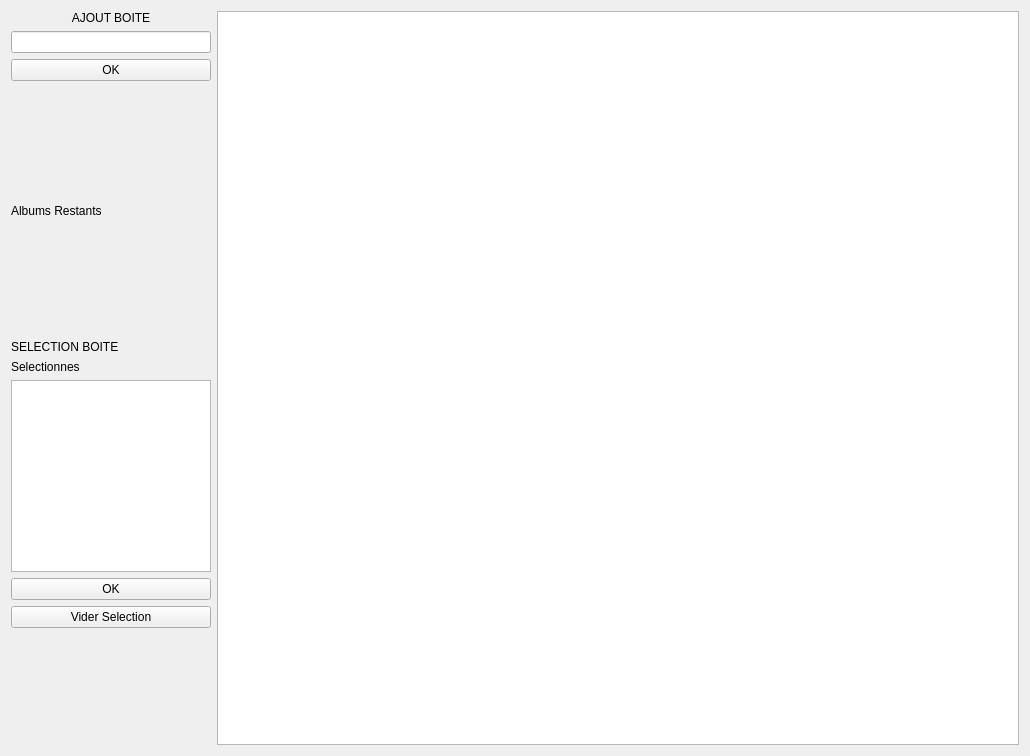
<?xml version="1.0" encoding="UTF-8"?>
<ui version="4.0">
 <class>OngletListe</class>
 <widget class="QWidget" name="OngletListe">
  <property name="geometry">
   <rect>
    <x>0</x>
    <y>0</y>
    <width>1030</width>
    <height>756</height>
   </rect>
  </property>
  <property name="windowTitle">
   <string>Form</string>
  </property>
  <layout class="QHBoxLayout" name="horizontalLayout">
   <item>
    <layout class="QVBoxLayout" name="verticalLayout">
     <item>
      <widget class="QLabel" name="label">
       <property name="maximumSize">
        <size>
         <width>200</width>
         <height>100</height>
        </size>
       </property>
       <property name="text">
        <string>AJOUT BOITE</string>
       </property>
       <property name="alignment">
        <set>Qt::AlignCenter</set>
       </property>
      </widget>
     </item>
     <item>
      <widget class="QLineEdit" name="AjoutBoite">
       <property name="maximumSize">
        <size>
         <width>200</width>
         <height>16777215</height>
        </size>
       </property>
      </widget>
     </item>
     <item>
      <widget class="QPushButton" name="OkAjout">
       <property name="maximumSize">
        <size>
         <width>200</width>
         <height>16777215</height>
        </size>
       </property>
       <property name="text">
        <string>OK</string>
       </property>
      </widget>
     </item>
     <item>
      <spacer name="verticalSpacer_5">
       <property name="orientation">
        <enum>Qt::Vertical</enum>
       </property>
       <property name="sizeHint" stdset="0">
        <size>
         <width>20</width>
         <height>40</height>
        </size>
       </property>
      </spacer>
     </item>
     <item>
      <widget class="QLabel" name="Restants">
       <property name="text">
        <string>Albums Restants</string>
       </property>
      </widget>
     </item>
     <item>
      <spacer name="verticalSpacer">
       <property name="orientation">
        <enum>Qt::Vertical</enum>
       </property>
       <property name="sizeHint" stdset="0">
        <size>
         <width>20</width>
         <height>40</height>
        </size>
       </property>
      </spacer>
     </item>
     <item>
      <widget class="QLabel" name="label_3">
       <property name="maximumSize">
        <size>
         <width>200</width>
         <height>16777215</height>
        </size>
       </property>
       <property name="text">
        <string>SELECTION BOITE</string>
       </property>
      </widget>
     </item>
     <item>
      <widget class="QLabel" name="Selectionnes">
       <property name="maximumSize">
        <size>
         <width>200</width>
         <height>16777215</height>
        </size>
       </property>
       <property name="text">
        <string>Selectionnes</string>
       </property>
      </widget>
     </item>
     <item>
      <widget class="QListWidget" name="ListeBoite">
       <property name="maximumSize">
        <size>
         <width>200</width>
         <height>16777215</height>
        </size>
       </property>
      </widget>
     </item>
     <item>
      <widget class="QPushButton" name="pushButton_2">
       <property name="maximumSize">
        <size>
         <width>200</width>
         <height>16777215</height>
        </size>
       </property>
       <property name="text">
        <string>OK</string>
       </property>
      </widget>
     </item>
     <item>
      <widget class="QPushButton" name="ViderSelection">
       <property name="maximumSize">
        <size>
         <width>200</width>
         <height>16777215</height>
        </size>
       </property>
       <property name="text">
        <string>Vider Selection</string>
       </property>
      </widget>
     </item>
     <item>
      <spacer name="verticalSpacer_2">
       <property name="orientation">
        <enum>Qt::Vertical</enum>
       </property>
       <property name="sizeHint" stdset="0">
        <size>
         <width>20</width>
         <height>40</height>
        </size>
       </property>
      </spacer>
     </item>
    </layout>
   </item>
   <item>
    <widget class="QListWidget" name="ListeAlbums">
     <property name="editTriggers">
      <set>QAbstractItemView::NoEditTriggers</set>
     </property>
     <property name="dragDropMode">
      <enum>QAbstractItemView::DragDrop</enum>
     </property>
     <property name="defaultDropAction">
      <enum>Qt::IgnoreAction</enum>
     </property>
     <property name="alternatingRowColors">
      <bool>true</bool>
     </property>
     <property name="selectionMode">
      <enum>QAbstractItemView::MultiSelection</enum>
     </property>
     <property name="iconSize">
      <size>
       <width>100</width>
       <height>100</height>
      </size>
     </property>
     <property name="resizeMode">
      <enum>QListView::Adjust</enum>
     </property>
     <property name="gridSize">
      <size>
       <width>100</width>
       <height>130</height>
      </size>
     </property>
     <property name="viewMode">
      <enum>QListView::IconMode</enum>
     </property>
     <property name="uniformItemSizes">
      <bool>true</bool>
     </property>
    </widget>
   </item>
  </layout>
 </widget>
 <resources/>
 <connections/>
</ui>
